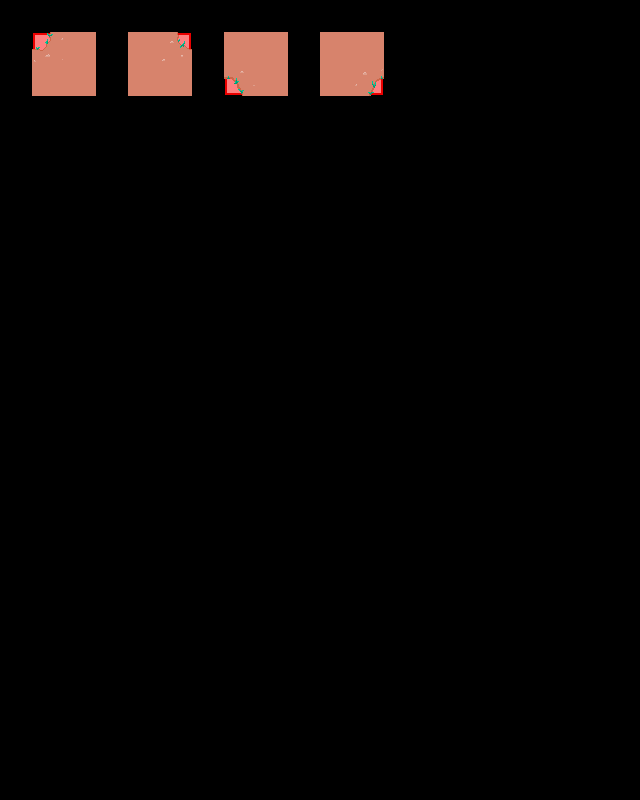

This is a level from a 2D game, rendered from its Tiled map with the project's own tilesets. A one-line summary and the complete map file follow:
An orthogonal 20x25 tile map with 32x32 px tiles, 3 tile layers (regions, input_ground_decoration, output_ground_decoration), 2 tilesets.

<map version="1.9" tiledversion="1.9.0" orientation="orthogonal" renderorder="right-down" width="20" height="25" tilewidth="32" tileheight="32" infinite="0" nextlayerid="4" nextobjectid="1">
 <tileset firstgid="1" source="../../Tilesets/forest-tiles.tsx" />
 <tileset firstgid="65" source="../../Tilesets/forest-decoration.tsx" />
 <layer id="1" name="regions" width="20" height="25">
  <properties>
   <property name="MatchInOrder" type="bool" value="true" />
  </properties>
  <data encoding="csv">
0,0,0,0,0,0,0,0,0,0,0,0,0,0,0,0,0,0,0,0,
0,57,57,0,57,57,0,57,57,0,57,57,0,0,0,0,0,0,0,0,
0,57,57,0,57,57,0,57,57,0,57,57,0,0,0,0,0,0,0,0,
0,0,0,0,0,0,0,0,0,0,0,0,0,0,0,0,0,0,0,0,
0,0,0,0,0,0,0,0,0,0,0,0,0,0,0,0,0,0,0,0,
0,0,0,0,0,0,0,0,0,0,0,0,0,0,0,0,0,0,0,0,
0,0,0,0,0,0,0,0,0,0,0,0,0,0,0,0,0,0,0,0,
0,0,0,0,0,0,0,0,0,0,0,0,0,0,0,0,0,0,0,0,
0,0,0,0,0,0,0,0,0,0,0,0,0,0,0,0,0,0,0,0,
0,0,0,0,0,0,0,0,0,0,0,0,0,0,0,0,0,0,0,0,
0,0,0,0,0,0,0,0,0,0,0,0,0,0,0,0,0,0,0,0,
0,0,0,0,0,0,0,0,0,0,0,0,0,0,0,0,0,0,0,0,
0,0,0,0,0,0,0,0,0,0,0,0,0,0,0,0,0,0,0,0,
0,0,0,0,0,0,0,0,0,0,0,0,0,0,0,0,0,0,0,0,
0,0,0,0,0,0,0,0,0,0,0,0,0,0,0,0,0,0,0,0,
0,0,0,0,0,0,0,0,0,0,0,0,0,0,0,0,0,0,0,0,
0,0,0,0,0,0,0,0,0,0,0,0,0,0,0,0,0,0,0,0,
0,0,0,0,0,0,0,0,0,0,0,0,0,0,0,0,0,0,0,0,
0,0,0,0,0,0,0,0,0,0,0,0,0,0,0,0,0,0,0,0,
0,0,0,0,0,0,0,0,0,0,0,0,0,0,0,0,0,0,0,0,
0,0,0,0,0,0,0,0,0,0,0,0,0,0,0,0,0,0,0,0,
0,0,0,0,0,0,0,0,0,0,0,0,0,0,0,0,0,0,0,0,
0,0,0,0,0,0,0,0,0,0,0,0,0,0,0,0,0,0,0,0,
0,0,0,0,0,0,0,0,0,0,0,0,0,0,0,0,0,0,0,0,
0,0,0,0,0,0,0,0,0,0,0,0,0,0,0,0,0,0,0,0
</data>
 </layer>
 <layer id="2" name="input_ground_decoration" width="20" height="25">
  <properties>
   <property name="AutoEmpty" type="bool" value="false" />
   <property name="StrictEmpty" type="bool" value="true" />
  </properties>
  <data encoding="csv">
0,0,0,0,0,0,0,0,0,0,0,0,0,0,0,0,0,0,0,0,
0,0,74,0,74,0,0,74,74,0,74,74,0,0,0,0,0,0,0,0,
0,74,74,0,74,74,0,0,74,0,74,0,0,0,0,0,0,0,0,0,
0,0,0,0,0,0,0,0,0,0,0,0,0,0,0,0,0,0,0,0,
0,0,0,0,0,0,0,0,0,0,0,0,0,0,0,0,0,0,0,0,
0,0,0,0,0,0,0,0,0,0,0,0,0,0,0,0,0,0,0,0,
0,0,0,0,0,0,0,0,0,0,0,0,0,0,0,0,0,0,0,0,
0,0,0,0,0,0,0,0,0,0,0,0,0,0,0,0,0,0,0,0,
0,0,0,0,0,0,0,0,0,0,0,0,0,0,0,0,0,0,0,0,
0,0,0,0,0,0,0,0,0,0,0,0,0,0,0,0,0,0,0,0,
0,0,0,0,0,0,0,0,0,0,0,0,0,0,0,0,0,0,0,0,
0,0,0,0,0,0,0,0,0,0,0,0,0,0,0,0,0,0,0,0,
0,0,0,0,0,0,0,0,0,0,0,0,0,0,0,0,0,0,0,0,
0,0,0,0,0,0,0,0,0,0,0,0,0,0,0,0,0,0,0,0,
0,0,0,0,0,0,0,0,0,0,0,0,0,0,0,0,0,0,0,0,
0,0,0,0,0,0,0,0,0,0,0,0,0,0,0,0,0,0,0,0,
0,0,0,0,0,0,0,0,0,0,0,0,0,0,0,0,0,0,0,0,
0,0,0,0,0,0,0,0,0,0,0,0,0,0,0,0,0,0,0,0,
0,0,0,0,0,0,0,0,0,0,0,0,0,0,0,0,0,0,0,0,
0,0,0,0,0,0,0,0,0,0,0,0,0,0,0,0,0,0,0,0,
0,0,0,0,0,0,0,0,0,0,0,0,0,0,0,0,0,0,0,0,
0,0,0,0,0,0,0,0,0,0,0,0,0,0,0,0,0,0,0,0,
0,0,0,0,0,0,0,0,0,0,0,0,0,0,0,0,0,0,0,0,
0,0,0,0,0,0,0,0,0,0,0,0,0,0,0,0,0,0,0,0,
0,0,0,0,0,0,0,0,0,0,0,0,0,0,0,0,0,0,0,0
</data>
 </layer>
 <layer id="3" name="output_ground_decoration" width="20" height="25">
  <data encoding="csv">
0,0,0,0,0,0,0,0,0,0,0,0,0,0,0,0,0,0,0,0,
0,100,0,0,0,99,0,0,0,0,0,0,0,0,0,0,0,0,0,0,
0,0,0,0,0,0,0,92,0,0,0,91,0,0,0,0,0,0,0,0,
0,0,0,0,0,0,0,0,0,0,0,0,0,0,0,0,0,0,0,0,
0,0,0,0,0,0,0,0,0,0,0,0,0,0,0,0,0,0,0,0,
0,0,0,0,0,0,0,0,0,0,0,0,0,0,0,0,0,0,0,0,
0,0,0,0,0,0,0,0,0,0,0,0,0,0,0,0,0,0,0,0,
0,0,0,0,0,0,0,0,0,0,0,0,0,0,0,0,0,0,0,0,
0,0,0,0,0,0,0,0,0,0,0,0,0,0,0,0,0,0,0,0,
0,0,0,0,0,0,0,0,0,0,0,0,0,0,0,0,0,0,0,0,
0,0,0,0,0,0,0,0,0,0,0,0,0,0,0,0,0,0,0,0,
0,0,0,0,0,0,0,0,0,0,0,0,0,0,0,0,0,0,0,0,
0,0,0,0,0,0,0,0,0,0,0,0,0,0,0,0,0,0,0,0,
0,0,0,0,0,0,0,0,0,0,0,0,0,0,0,0,0,0,0,0,
0,0,0,0,0,0,0,0,0,0,0,0,0,0,0,0,0,0,0,0,
0,0,0,0,0,0,0,0,0,0,0,0,0,0,0,0,0,0,0,0,
0,0,0,0,0,0,0,0,0,0,0,0,0,0,0,0,0,0,0,0,
0,0,0,0,0,0,0,0,0,0,0,0,0,0,0,0,0,0,0,0,
0,0,0,0,0,0,0,0,0,0,0,0,0,0,0,0,0,0,0,0,
0,0,0,0,0,0,0,0,0,0,0,0,0,0,0,0,0,0,0,0,
0,0,0,0,0,0,0,0,0,0,0,0,0,0,0,0,0,0,0,0,
0,0,0,0,0,0,0,0,0,0,0,0,0,0,0,0,0,0,0,0,
0,0,0,0,0,0,0,0,0,0,0,0,0,0,0,0,0,0,0,0,
0,0,0,0,0,0,0,0,0,0,0,0,0,0,0,0,0,0,0,0,
0,0,0,0,0,0,0,0,0,0,0,0,0,0,0,0,0,0,0,0
</data>
 </layer>
</map>
